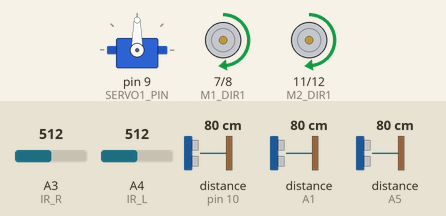
Recording of a sketch running on a simulated Arduino Uno, built with avr-gcc and run on an emulated ATmega328P. Shown: servo, motor-driver pin pairs drawn as motors (green arrow = first pin HIGH = forward, orange = second pin HIGH = backward, longer = more drive, scaled by the enable pin). Wiring (inferred from the names in the program): 3 × ultrasonic range finder: trigger pin 2, echo A5 / trigger pin 13, echo pin 10 / trigger A2, echo A1. The inputs (shaded band) are chosen by the test bench; at power-on: A3 (IR_R) = 512, A4 (IR_L) = 512, distance to the obstacle (sensors on pin 10, A1, A5) 80 cm. The echo pulse lasts 58.3 µs per cm.

Above: at 0.1 s.
Timing chart, 0 to 1.6 s (numbered marks = the images above):
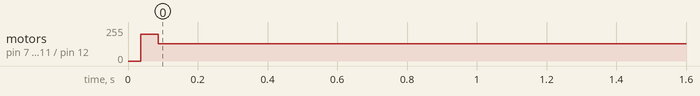

The sketch:

driving.ino
```cpp
#include <Servo.h>
Servo servo;

const int SERVO1_PIN = 9;      // 서보모터1 연결핀
const int IR_R = A3;  //  적외선센서 우측 핀
const int IR_L = A4;  // 적외선센서 좌측 핀

const int M1_PWM = 5;   // DC모터1 PWM 핀 왼
const int M1_DIR1 = 7;   // DC모터1 DIR1 핀
const int M1_DIR2 = 8;   // DC모터 1 DIR2 핀

const int M2_PWM = 6;   // DC모터2 PWM 핀
const int M2_DIR1 = 11;   // DC모터2 DIR1 핀
const int M2_DIR2 = 12;   // DC모터2 DIR2 핀

const int FC_TRIG  = 13;   // 전방 초음파 센서 TRIG 핀
const int FC_ECHO = 10;  // 전방 초음파 센서 ECHO 핀
const int L_TRIG = A2;  // 좌측 초음파 센서 TRIG 핀
const int L_ECHO = A1;  // 좌측 초음파 센서 ECHO 핀
const int R_TRIG = 2;   // 우측 초음파 센서 TRIG 핀
const int R_ECHO = A5;  // 우측 초음파 센서 ECHO 핀

const int MAX_DISTANCE = 2000; // 초음파 센서의 최대 감지거리


// 센서값 전역변수
float uw_front;
float uw_left;
float uw_right;
bool ir_right;
bool ir_left;


int state = 0;

// 자동차 튜닝 파라미터 =====================================================================
int detect_ir = 26; // 검출선이 흰색과 검정색 비교


int punch_pwm = 200; // 정지 마찰력 극복 출력 (0 ~ 255)
int punch_time = 50; // 정지 마찰력 극복 시간 (단위 msec)
int stop_time = 300; // 전진후진 전환 시간 (단위 msec)

int max_ai_pwm = 130; // 자율주행 모터 최대 출력 (0 ~ 255)
int min_ai_pwm = 70; // 자율주행 모터 최소 출력 (0 ~ 255)

int angle_offset = 0; // 서보 모터 중앙각 오프셋 (단위: 도)
int angle_limit = 55; // 서보 모터 회전 제한 각 (단위: 도)

int front_detect = 200; // 전방 감지 거리 (단위: mm)
int front_start = 160; // 전방 출발 거리 (단위: mm)
int front_stop = 70; // 전방 멈춤 거리 (단위: mm)

int side_detect = 100; // 좌우 감지 거리 (단위: mm)


float cur_steering;
float cur_speed;
float compute_steering;
float compute_speed;

float max_pwm;
float min_pwm;

// 초음파 거리측정
float GetDistance(int trig, int echo)
{
    digitalWrite(trig, LOW);
    delayMicroseconds(4);
    digitalWrite(trig, HIGH);
    delayMicroseconds(20);
    digitalWrite(trig, LOW);

    unsigned long duration = pulseIn(echo, HIGH, 5000);
    if (duration == 0)
        return MAX_DISTANCE;
    else
        return duration * 0.17;     // 음속 340m/s
}

bool ir_sensing(int pin) {
    if(analogRead(pin)>detect_ir)
      return false;
    else
      return true;
}

// 앞바퀴 조향
void SetSteering(float steering)
{
    cur_steering = constrain(steering, -1, 1);// constrain -1~ 1 값으로 제한

    float angle = cur_steering * angle_limit;
    int servoAngle = angle + 90;
    servoAngle += angle_offset;

    servoAngle = constrain(servoAngle, 0, 180);
    servo.write(servoAngle);
    delay(20);
}


// 뒷바퀴 모터회전
void SetSpeed(float speed)
{
    speed = constrain(speed, -1, 1);

    if ((cur_speed * speed < 0) // 움직이는 중 반대 방향 명령이거나
            || (cur_speed != 0 && speed == 0)) // 움직이다가 정지라면
    {
        cur_speed = 0;
        digitalWrite(M1_PWM, HIGH);
        digitalWrite(M1_DIR1, LOW);
        digitalWrite(M1_DIR2, LOW);

        digitalWrite(M2_PWM, HIGH);
        digitalWrite(M2_DIR1, LOW);
        digitalWrite(M2_DIR2, LOW);

        if (stop_time > 0)
            delay(stop_time);
    }

    if (cur_speed == 0 && speed != 0) // 정지상태에서 출발이라면
    {
        if (punch_time > 0)
        {
            if (speed > 0)
            {
                analogWrite(M1_PWM, punch_pwm);
                digitalWrite(M1_DIR1, HIGH);
                digitalWrite(M1_DIR2, LOW);

                analogWrite(M2_PWM, punch_pwm);
                digitalWrite(M2_DIR1, HIGH);
                digitalWrite(M2_DIR2, LOW);
            }
            else if (speed < 0)
            {
                analogWrite(M1_PWM, punch_pwm);
                digitalWrite(M1_DIR1, LOW);
                digitalWrite(M1_DIR2, HIGH);

                analogWrite(M2_PWM, punch_pwm);
                digitalWrite(M2_DIR1, LOW);
                digitalWrite(M2_DIR2, HIGH);
            }
            delay(punch_time);
        }
    }

    if (speed != 0) // 명령이 정지가 아니라면
    {
        int pwm = abs(speed) * (max_pwm - min_pwm) + min_pwm;           // 0 ~ 255로 변환

        if (speed  > 0)
        {
            analogWrite(M1_PWM, pwm);
            digitalWrite(M1_DIR1, HIGH);
            digitalWrite(M1_DIR2, LOW);

            analogWrite(M2_PWM, pwm);
            digitalWrite(M2_DIR1, HIGH);
            digitalWrite(M2_DIR2, LOW);
        }
        else if (speed < 0)
        {
            analogWrite(M1_PWM, pwm);
            digitalWrite(M1_DIR1, LOW);
            digitalWrite(M1_DIR2, HIGH);

            analogWrite(M2_PWM, pwm);
            digitalWrite(M2_DIR1, LOW);
            digitalWrite(M2_DIR2, HIGH);
        }
    }
    cur_speed = speed;
}


////////////////////////////////////////////////
// 각 state별로 함수로 분리                       //
// 각 함수에 필요한 센서 파라미터 추가할 것!           //
// state가 추가되면 함수도 추가할 것!               //
///////////////////////////////////////////////


//센서값 설정
void SetSensor(){
    uw_front = GetDistance(FC_TRIG, FC_ECHO);
    uw_left = GetDistance(L_TRIG, L_ECHO);
    uw_right = GetDistance(R_TRIG, R_ECHO);
    ir_left = ir_sensing(IR_L);
    ir_right = ir_sensing(IR_R);
}

// 센서의 값에 따라서
// state값 리턴
// ex) 적외선 left, right 다 false면 직진이니까 직진에 해당하는 state 반환
void SetState(){
    state = 0;

    //정지(양쪽 차선 검출)
    if(ir_sensing(IR_L)==true && ir_sensing(IR_R)==true){
        state=3;
    }

    //직진(차선 검출 X)
    if(ir_sensing(IR_L)==false && ir_sensing(IR_R)==false){
        state=0;
    }
    //좌회전(오른쪽 차선 검출)
    else if(ir_sensing(IR_L)==false && ir_sensing(IR_R)==true){
        state=1;
    }
    //우회전(왼쪽 차선 검출)
    else if(ir_sensing(IR_L)==true && ir_sensing(IR_R)==false){
        state=2;
    }
}

// 직진에 해당하게끔 스티어링이랑 속도 조정
void Straight(){
    compute_steering = 0;
    compute_speed = 1;
}

// 좌회전
void LeftTurn(){
    compute_steering = -1;
    compute_speed = 0.8;
}

// 우회전
void RightTurn(){
    compute_steering = 1;
    compute_speed = 0.8;
}

void StopLine(){
    compute_steering = 0;
    compute_speed = 0;
    SetSpeed(compute_speed);
    SetSteering(compute_steering);
    delay(3000);
    compute_steering = 0;
    compute_speed = 1;
    SetSpeed(compute_speed);
    SetSteering(compute_steering);
    delay(200);
}

// 오른쪽 장애물
void RightObstacle(){

}

// 왼쪽 장애물
void LeftObstacle(){

}


// 전방 장애물
void FrontObstacle(){

}

void driving() {

    // 한 번의 루프마다 각각 센서값 설정
    SetSensor();

    // 받아온 센서값을 바탕으로 이번 루프의 state결정
    SetState();

    // case별로 분기 추가하기!
    // case 별로 상수 DEFINE 해서 숫자 없애기!
    switch (state)
    {
    case 0:
        Straight();
        break;
    case 1:
        LeftTurn();
        break;
    case 2:
        RightTurn();
        break;
    case 3:
        StopLine();
        break;
    }

    SetSpeed(compute_speed);
    SetSteering(compute_steering);
}


void setup() {

    Serial.begin(115200);
    servo.attach(SERVO1_PIN); //서보모터 초기화

    pinMode(IR_R, INPUT);
    pinMode(IR_L, INPUT);

    pinMode(M1_PWM, OUTPUT);
    pinMode(M1_DIR1, OUTPUT);
    pinMode(M1_DIR2, OUTPUT);
    pinMode(M2_PWM, OUTPUT);
    pinMode(M2_DIR1, OUTPUT);
    pinMode(M2_DIR2, OUTPUT);

    pinMode(FC_TRIG, OUTPUT);
    pinMode(FC_ECHO, INPUT);

    pinMode(L_TRIG, OUTPUT);
    pinMode(L_ECHO, INPUT);

    pinMode(R_TRIG, OUTPUT);
    pinMode(R_ECHO, INPUT);

    max_pwm = max_ai_pwm;
    min_pwm = min_ai_pwm;

    SetSteering(0);
    SetSpeed(0);
}

void loop() {
    driving();
}
```

Measured:
- by itself, motor on pin 7 (M1_DIR1) / pin 8 (M1_DIR2), motor on pin 11 (M2_DIR1) / pin 12 (M2_DIR2): stopped → forward 130/255 at 0.04 s
